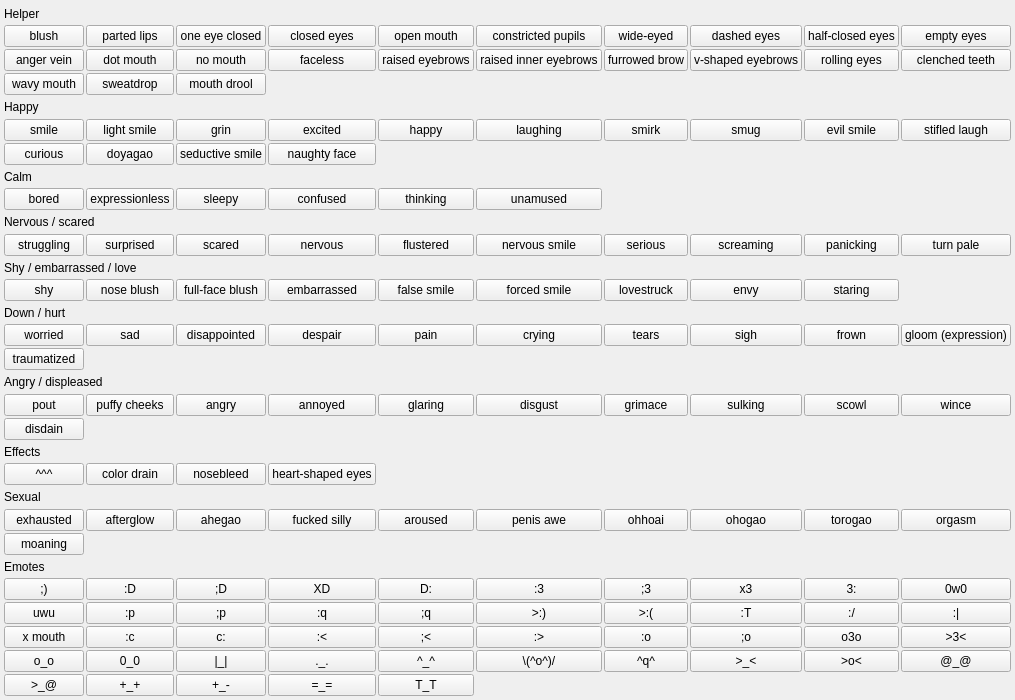
<?xml version="1.0" encoding="UTF-8"?>
<ui version="4.0">
 <class>faces_menu</class>
 <widget class="QWidget" name="faces_menu">
  <property name="geometry">
   <rect><x>0</x><y>0</y><width>240</width><height>700</height></rect>
  </property>
  <layout class="QGridLayout" name="grid">
   <property name="leftMargin"><number>4</number></property>
   <property name="topMargin"><number>4</number></property>
   <property name="rightMargin"><number>4</number></property>
   <property name="bottomMargin"><number>4</number></property>
   <property name="horizontalSpacing"><number>2</number></property>
   <property name="verticalSpacing"><number>2</number></property>
   <item row="0" column="0" colspan="10">
    <widget class="QLabel" name="lbl_group_0">
     <property name="type" stdset="0"><string>menuGroup</string></property>
     <property name="text"><string>Helper</string></property>
    </widget>
   </item>
   <item row="1" column="0">
    <widget class="QPushButton" name="chk_blush">
     <property name="checkable"><bool>true</bool></property>
     <property name="text"><string>blush</string></property>
     <property name="tags" stdset="0"><string>blush</string></property>
    </widget>
   </item>
   <item row="1" column="1">
    <widget class="QPushButton" name="chk_parted_lips">
     <property name="checkable"><bool>true</bool></property>
     <property name="text"><string>parted lips</string></property>
     <property name="tags" stdset="0"><string>parted lips</string></property>
    </widget>
   </item>
   <item row="1" column="2">
    <widget class="QPushButton" name="chk_one_eye_closed">
     <property name="checkable"><bool>true</bool></property>
     <property name="text"><string>one eye closed</string></property>
     <property name="tags" stdset="0"><string>one eye closed</string></property>
    </widget>
   </item>
   <item row="1" column="3">
    <widget class="QPushButton" name="chk_closed_eyes">
     <property name="checkable"><bool>true</bool></property>
     <property name="text"><string>closed eyes</string></property>
     <property name="tags" stdset="0"><string>closed eyes</string></property>
    </widget>
   </item>
   <item row="1" column="4">
    <widget class="QPushButton" name="chk_open_mouth">
     <property name="checkable"><bool>true</bool></property>
     <property name="text"><string>open mouth</string></property>
     <property name="tags" stdset="0"><string>open mouth</string></property>
    </widget>
   </item>
   <item row="1" column="5">
    <widget class="QPushButton" name="chk_constricted_pupils">
     <property name="checkable"><bool>true</bool></property>
     <property name="text"><string>constricted pupils</string></property>
     <property name="tags" stdset="0"><string>constricted pupils</string></property>
    </widget>
   </item>
   <item row="1" column="6">
    <widget class="QPushButton" name="chk_wide_eyed">
     <property name="checkable"><bool>true</bool></property>
     <property name="text"><string>wide-eyed</string></property>
     <property name="tags" stdset="0"><string>wide-eyed</string></property>
    </widget>
   </item>
   <item row="1" column="7">
    <widget class="QPushButton" name="chk_dashed_eyes">
     <property name="checkable"><bool>true</bool></property>
     <property name="text"><string>dashed eyes</string></property>
     <property name="tags" stdset="0"><string>dashed eyes</string></property>
    </widget>
   </item>
   <item row="1" column="8">
    <widget class="QPushButton" name="chk_half_closed_eyes">
     <property name="checkable"><bool>true</bool></property>
     <property name="text"><string>half-closed eyes</string></property>
     <property name="tags" stdset="0"><string>half-closed eyes</string></property>
    </widget>
   </item>
   <item row="1" column="9">
    <widget class="QPushButton" name="chk_empty_eyes">
     <property name="checkable"><bool>true</bool></property>
     <property name="text"><string>empty eyes</string></property>
     <property name="tags" stdset="0"><string>empty eyes</string></property>
    </widget>
   </item>
   <item row="2" column="0">
    <widget class="QPushButton" name="chk_anger_vein">
     <property name="checkable"><bool>true</bool></property>
     <property name="text"><string>anger vein</string></property>
     <property name="tags" stdset="0"><string>anger vein</string></property>
    </widget>
   </item>
   <item row="2" column="1">
    <widget class="QPushButton" name="chk_dot_mouth">
     <property name="checkable"><bool>true</bool></property>
     <property name="text"><string>dot mouth</string></property>
     <property name="tags" stdset="0"><string>dot mouth</string></property>
    </widget>
   </item>
   <item row="2" column="2">
    <widget class="QPushButton" name="chk_no_mouth">
     <property name="checkable"><bool>true</bool></property>
     <property name="text"><string>no mouth</string></property>
     <property name="tags" stdset="0"><string>no mouth</string></property>
    </widget>
   </item>
   <item row="2" column="3">
    <widget class="QPushButton" name="chk_faceless">
     <property name="checkable"><bool>true</bool></property>
     <property name="text"><string>faceless</string></property>
     <property name="tags" stdset="0"><string>faceless</string></property>
    </widget>
   </item>
   <item row="2" column="4">
    <widget class="QPushButton" name="chk_raised_eyebrows">
     <property name="checkable"><bool>true</bool></property>
     <property name="text"><string>raised eyebrows</string></property>
     <property name="tags" stdset="0"><string>raised eyebrows</string></property>
    </widget>
   </item>
   <item row="2" column="5">
    <widget class="QPushButton" name="chk_raised_inner_eyebrows">
     <property name="checkable"><bool>true</bool></property>
     <property name="text"><string>raised inner eyebrows</string></property>
     <property name="tags" stdset="0"><string>raised inner eyebrows</string></property>
    </widget>
   </item>
   <item row="2" column="6">
    <widget class="QPushButton" name="chk_furrowed_brow">
     <property name="checkable"><bool>true</bool></property>
     <property name="text"><string>furrowed brow</string></property>
     <property name="tags" stdset="0"><string>furrowed brow</string></property>
    </widget>
   </item>
   <item row="2" column="7">
    <widget class="QPushButton" name="chk_v_shaped_eyebrows">
     <property name="checkable"><bool>true</bool></property>
     <property name="text"><string>v-shaped eyebrows</string></property>
     <property name="tags" stdset="0"><string>v-shaped eyebrows</string></property>
    </widget>
   </item>
   <item row="2" column="8">
    <widget class="QPushButton" name="chk_rolling_eyes">
     <property name="checkable"><bool>true</bool></property>
     <property name="text"><string>rolling eyes</string></property>
     <property name="tags" stdset="0"><string>rolling eyes</string></property>
    </widget>
   </item>
   <item row="2" column="9">
    <widget class="QPushButton" name="chk_clenched_teeth">
     <property name="checkable"><bool>true</bool></property>
     <property name="text"><string>clenched teeth</string></property>
     <property name="tags" stdset="0"><string>clenched teeth</string></property>
    </widget>
   </item>
   <item row="3" column="0">
    <widget class="QPushButton" name="chk_wavy_mouth">
     <property name="checkable"><bool>true</bool></property>
     <property name="text"><string>wavy mouth</string></property>
     <property name="tags" stdset="0"><string>wavy mouth</string></property>
    </widget>
   </item>
   <item row="3" column="1">
    <widget class="QPushButton" name="chk_sweatdrop">
     <property name="checkable"><bool>true</bool></property>
     <property name="text"><string>sweatdrop</string></property>
     <property name="tags" stdset="0"><string>sweatdrop</string></property>
    </widget>
   </item>
   <item row="3" column="2">
    <widget class="QPushButton" name="chk_mouth_drool">
     <property name="checkable"><bool>true</bool></property>
     <property name="text"><string>mouth drool</string></property>
     <property name="tags" stdset="0"><string>mouth drool</string></property>
    </widget>
   </item>
   <item row="4" column="0" colspan="10">
    <widget class="QLabel" name="lbl_group_4">
     <property name="type" stdset="0"><string>menuGroup</string></property>
     <property name="text"><string>Happy</string></property>
    </widget>
   </item>
   <item row="5" column="0">
    <widget class="QPushButton" name="chk_smile">
     <property name="checkable"><bool>true</bool></property>
     <property name="text"><string>smile</string></property>
     <property name="tags" stdset="0"><string>smile</string></property>
    </widget>
   </item>
   <item row="5" column="1">
    <widget class="QPushButton" name="chk_light_smile">
     <property name="checkable"><bool>true</bool></property>
     <property name="text"><string>light smile</string></property>
     <property name="tags" stdset="0"><string>light smile</string></property>
    </widget>
   </item>
   <item row="5" column="2">
    <widget class="QPushButton" name="chk_grin">
     <property name="checkable"><bool>true</bool></property>
     <property name="text"><string>grin</string></property>
     <property name="tags" stdset="0"><string>grin</string></property>
    </widget>
   </item>
   <item row="5" column="3">
    <widget class="QPushButton" name="chk_excited">
     <property name="checkable"><bool>true</bool></property>
     <property name="text"><string>excited</string></property>
     <property name="tags" stdset="0"><string>excited</string></property>
    </widget>
   </item>
   <item row="5" column="4">
    <widget class="QPushButton" name="chk_happy">
     <property name="checkable"><bool>true</bool></property>
     <property name="text"><string>happy</string></property>
     <property name="tags" stdset="0"><string>happy</string></property>
    </widget>
   </item>
   <item row="5" column="5">
    <widget class="QPushButton" name="chk_laughing">
     <property name="checkable"><bool>true</bool></property>
     <property name="text"><string>laughing</string></property>
     <property name="tags" stdset="0"><string>laughing</string></property>
    </widget>
   </item>
   <item row="5" column="6">
    <widget class="QPushButton" name="chk_smirk">
     <property name="checkable"><bool>true</bool></property>
     <property name="text"><string>smirk</string></property>
     <property name="tags" stdset="0"><string>smirk</string></property>
    </widget>
   </item>
   <item row="5" column="7">
    <widget class="QPushButton" name="chk_smug">
     <property name="checkable"><bool>true</bool></property>
     <property name="text"><string>smug</string></property>
     <property name="tags" stdset="0"><string>smug</string></property>
    </widget>
   </item>
   <item row="5" column="8">
    <widget class="QPushButton" name="chk_evil_smile">
     <property name="checkable"><bool>true</bool></property>
     <property name="text"><string>evil smile</string></property>
     <property name="tags" stdset="0"><string>evil smile</string></property>
    </widget>
   </item>
   <item row="5" column="9">
    <widget class="QPushButton" name="chk_stifled_laugh">
     <property name="checkable"><bool>true</bool></property>
     <property name="text"><string>stifled laugh</string></property>
     <property name="tags" stdset="0"><string>stifled laugh</string></property>
    </widget>
   </item>
   <item row="6" column="0">
    <widget class="QPushButton" name="chk_curious">
     <property name="checkable"><bool>true</bool></property>
     <property name="text"><string>curious</string></property>
     <property name="tags" stdset="0"><string>curious</string></property>
    </widget>
   </item>
   <item row="6" column="1">
    <widget class="QPushButton" name="chk_doyagao">
     <property name="checkable"><bool>true</bool></property>
     <property name="text"><string>doyagao</string></property>
     <property name="tags" stdset="0"><string>doyagao</string></property>
    </widget>
   </item>
   <item row="6" column="2">
    <widget class="QPushButton" name="chk_seductive_smile">
     <property name="checkable"><bool>true</bool></property>
     <property name="text"><string>seductive smile</string></property>
     <property name="tags" stdset="0"><string>seductive smile</string></property>
    </widget>
   </item>
   <item row="6" column="3">
    <widget class="QPushButton" name="chk_naughty_face">
     <property name="checkable"><bool>true</bool></property>
     <property name="text"><string>naughty face</string></property>
     <property name="tags" stdset="0"><string>naughty face</string></property>
    </widget>
   </item>
   <item row="7" column="0" colspan="10">
    <widget class="QLabel" name="lbl_group_7">
     <property name="type" stdset="0"><string>menuGroup</string></property>
     <property name="text"><string>Calm</string></property>
    </widget>
   </item>
   <item row="8" column="0">
    <widget class="QPushButton" name="chk_bored">
     <property name="checkable"><bool>true</bool></property>
     <property name="text"><string>bored</string></property>
     <property name="tags" stdset="0"><string>bored</string></property>
    </widget>
   </item>
   <item row="8" column="1">
    <widget class="QPushButton" name="chk_expressionless">
     <property name="checkable"><bool>true</bool></property>
     <property name="text"><string>expressionless</string></property>
     <property name="tags" stdset="0"><string>expressionless</string></property>
    </widget>
   </item>
   <item row="8" column="2">
    <widget class="QPushButton" name="chk_sleepy">
     <property name="checkable"><bool>true</bool></property>
     <property name="text"><string>sleepy</string></property>
     <property name="tags" stdset="0"><string>sleepy</string></property>
    </widget>
   </item>
   <item row="8" column="3">
    <widget class="QPushButton" name="chk_confused">
     <property name="checkable"><bool>true</bool></property>
     <property name="text"><string>confused</string></property>
     <property name="tags" stdset="0"><string>confused</string></property>
    </widget>
   </item>
   <item row="8" column="4">
    <widget class="QPushButton" name="chk_thinking">
     <property name="checkable"><bool>true</bool></property>
     <property name="text"><string>thinking</string></property>
     <property name="tags" stdset="0"><string>thinking</string></property>
    </widget>
   </item>
   <item row="8" column="5">
    <widget class="QPushButton" name="chk_unamused">
     <property name="checkable"><bool>true</bool></property>
     <property name="text"><string>unamused</string></property>
     <property name="tags" stdset="0"><string>unamused</string></property>
    </widget>
   </item>
   <item row="9" column="0" colspan="10">
    <widget class="QLabel" name="lbl_group_9">
     <property name="type" stdset="0"><string>menuGroup</string></property>
     <property name="text"><string>Nervous / scared</string></property>
    </widget>
   </item>
   <item row="10" column="0">
    <widget class="QPushButton" name="chk_struggling">
     <property name="checkable"><bool>true</bool></property>
     <property name="text"><string>struggling</string></property>
     <property name="tags" stdset="0"><string>struggling</string></property>
    </widget>
   </item>
   <item row="10" column="1">
    <widget class="QPushButton" name="chk_surprised">
     <property name="checkable"><bool>true</bool></property>
     <property name="text"><string>surprised</string></property>
     <property name="tags" stdset="0"><string>surprised</string></property>
    </widget>
   </item>
   <item row="10" column="2">
    <widget class="QPushButton" name="chk_scared">
     <property name="checkable"><bool>true</bool></property>
     <property name="text"><string>scared</string></property>
     <property name="tags" stdset="0"><string>scared</string></property>
    </widget>
   </item>
   <item row="10" column="3">
    <widget class="QPushButton" name="chk_nervous">
     <property name="checkable"><bool>true</bool></property>
     <property name="text"><string>nervous</string></property>
     <property name="tags" stdset="0"><string>nervous</string></property>
    </widget>
   </item>
   <item row="10" column="4">
    <widget class="QPushButton" name="chk_flustered">
     <property name="checkable"><bool>true</bool></property>
     <property name="text"><string>flustered</string></property>
     <property name="tags" stdset="0"><string>flustered</string></property>
    </widget>
   </item>
   <item row="10" column="5">
    <widget class="QPushButton" name="chk_nervous_smile">
     <property name="checkable"><bool>true</bool></property>
     <property name="text"><string>nervous smile</string></property>
     <property name="tags" stdset="0"><string>nervous smile</string></property>
    </widget>
   </item>
   <item row="10" column="6">
    <widget class="QPushButton" name="chk_serious">
     <property name="checkable"><bool>true</bool></property>
     <property name="text"><string>serious</string></property>
     <property name="tags" stdset="0"><string>serious</string></property>
    </widget>
   </item>
   <item row="10" column="7">
    <widget class="QPushButton" name="chk_screaming">
     <property name="checkable"><bool>true</bool></property>
     <property name="text"><string>screaming</string></property>
     <property name="tags" stdset="0"><string>screaming</string></property>
    </widget>
   </item>
   <item row="10" column="8">
    <widget class="QPushButton" name="chk_panicking">
     <property name="checkable"><bool>true</bool></property>
     <property name="text"><string>panicking</string></property>
     <property name="tags" stdset="0"><string>panicking</string></property>
    </widget>
   </item>
   <item row="10" column="9">
    <widget class="QPushButton" name="chk_turn_pale">
     <property name="checkable"><bool>true</bool></property>
     <property name="text"><string>turn pale</string></property>
     <property name="tags" stdset="0"><string>turn pale</string></property>
    </widget>
   </item>
   <item row="11" column="0" colspan="10">
    <widget class="QLabel" name="lbl_group_11">
     <property name="type" stdset="0"><string>menuGroup</string></property>
     <property name="text"><string>Shy / embarrassed / love</string></property>
    </widget>
   </item>
   <item row="12" column="0">
    <widget class="QPushButton" name="chk_shy">
     <property name="checkable"><bool>true</bool></property>
     <property name="text"><string>shy</string></property>
     <property name="tags" stdset="0"><string>shy</string></property>
    </widget>
   </item>
   <item row="12" column="1">
    <widget class="QPushButton" name="chk_nose_blush">
     <property name="checkable"><bool>true</bool></property>
     <property name="text"><string>nose blush</string></property>
     <property name="tags" stdset="0"><string>nose blush</string></property>
    </widget>
   </item>
   <item row="12" column="2">
    <widget class="QPushButton" name="chk_full_face_blush">
     <property name="checkable"><bool>true</bool></property>
     <property name="text"><string>full-face blush</string></property>
     <property name="tags" stdset="0"><string>full-face blush</string></property>
    </widget>
   </item>
   <item row="12" column="3">
    <widget class="QPushButton" name="chk_embarrassed">
     <property name="checkable"><bool>true</bool></property>
     <property name="text"><string>embarrassed</string></property>
     <property name="tags" stdset="0"><string>embarrassed</string></property>
    </widget>
   </item>
   <item row="12" column="4">
    <widget class="QPushButton" name="chk_false_smile">
     <property name="checkable"><bool>true</bool></property>
     <property name="text"><string>false smile</string></property>
     <property name="tags" stdset="0"><string>false smile</string></property>
    </widget>
   </item>
   <item row="12" column="5">
    <widget class="QPushButton" name="chk_forced_smile">
     <property name="checkable"><bool>true</bool></property>
     <property name="text"><string>forced smile</string></property>
     <property name="tags" stdset="0"><string>forced smile</string></property>
    </widget>
   </item>
   <item row="12" column="6">
    <widget class="QPushButton" name="chk_lovestruck">
     <property name="checkable"><bool>true</bool></property>
     <property name="text"><string>lovestruck</string></property>
     <property name="tags" stdset="0"><string>lovestruck</string></property>
    </widget>
   </item>
   <item row="12" column="7">
    <widget class="QPushButton" name="chk_envy">
     <property name="checkable"><bool>true</bool></property>
     <property name="text"><string>envy</string></property>
     <property name="tags" stdset="0"><string>envy</string></property>
    </widget>
   </item>
   <item row="12" column="8">
    <widget class="QPushButton" name="chk_staring">
     <property name="checkable"><bool>true</bool></property>
     <property name="text"><string>staring</string></property>
     <property name="tags" stdset="0"><string>staring</string></property>
    </widget>
   </item>
   <item row="13" column="0" colspan="10">
    <widget class="QLabel" name="lbl_group_13">
     <property name="type" stdset="0"><string>menuGroup</string></property>
     <property name="text"><string>Down / hurt</string></property>
    </widget>
   </item>
   <item row="14" column="0">
    <widget class="QPushButton" name="chk_worried">
     <property name="checkable"><bool>true</bool></property>
     <property name="text"><string>worried</string></property>
     <property name="tags" stdset="0"><string>worried</string></property>
    </widget>
   </item>
   <item row="14" column="1">
    <widget class="QPushButton" name="chk_sad">
     <property name="checkable"><bool>true</bool></property>
     <property name="text"><string>sad</string></property>
     <property name="tags" stdset="0"><string>sad</string></property>
    </widget>
   </item>
   <item row="14" column="2">
    <widget class="QPushButton" name="chk_disappointed">
     <property name="checkable"><bool>true</bool></property>
     <property name="text"><string>disappointed</string></property>
     <property name="tags" stdset="0"><string>disappointed</string></property>
    </widget>
   </item>
   <item row="14" column="3">
    <widget class="QPushButton" name="chk_despair">
     <property name="checkable"><bool>true</bool></property>
     <property name="text"><string>despair</string></property>
     <property name="tags" stdset="0"><string>despair</string></property>
    </widget>
   </item>
   <item row="14" column="4">
    <widget class="QPushButton" name="chk_pain">
     <property name="checkable"><bool>true</bool></property>
     <property name="text"><string>pain</string></property>
     <property name="tags" stdset="0"><string>pain</string></property>
    </widget>
   </item>
   <item row="14" column="5">
    <widget class="QPushButton" name="chk_crying">
     <property name="checkable"><bool>true</bool></property>
     <property name="text"><string>crying</string></property>
     <property name="tags" stdset="0"><string>crying</string></property>
    </widget>
   </item>
   <item row="14" column="6">
    <widget class="QPushButton" name="chk_tears">
     <property name="checkable"><bool>true</bool></property>
     <property name="text"><string>tears</string></property>
     <property name="tags" stdset="0"><string>tears</string></property>
    </widget>
   </item>
   <item row="14" column="7">
    <widget class="QPushButton" name="chk_sigh">
     <property name="checkable"><bool>true</bool></property>
     <property name="text"><string>sigh</string></property>
     <property name="tags" stdset="0"><string>sigh</string></property>
    </widget>
   </item>
   <item row="14" column="8">
    <widget class="QPushButton" name="chk_frown">
     <property name="checkable"><bool>true</bool></property>
     <property name="text"><string>frown</string></property>
     <property name="tags" stdset="0"><string>frown</string></property>
    </widget>
   </item>
   <item row="14" column="9">
    <widget class="QPushButton" name="chk_gloom_expression">
     <property name="checkable"><bool>true</bool></property>
     <property name="text"><string>gloom (expression)</string></property>
     <property name="tags" stdset="0"><string>gloom (expression)</string></property>
    </widget>
   </item>
   <item row="15" column="0">
    <widget class="QPushButton" name="chk_traumatized">
     <property name="checkable"><bool>true</bool></property>
     <property name="text"><string>traumatized</string></property>
     <property name="tags" stdset="0"><string>traumatized</string></property>
    </widget>
   </item>
   <item row="16" column="0" colspan="10">
    <widget class="QLabel" name="lbl_group_16">
     <property name="type" stdset="0"><string>menuGroup</string></property>
     <property name="text"><string>Angry / displeased</string></property>
    </widget>
   </item>
   <item row="17" column="0">
    <widget class="QPushButton" name="chk_pout">
     <property name="checkable"><bool>true</bool></property>
     <property name="text"><string>pout</string></property>
     <property name="tags" stdset="0"><string>pout</string></property>
    </widget>
   </item>
   <item row="17" column="1">
    <widget class="QPushButton" name="chk_puffy_cheeks">
     <property name="checkable"><bool>true</bool></property>
     <property name="text"><string>puffy cheeks</string></property>
     <property name="tags" stdset="0"><string>puffy cheeks</string></property>
    </widget>
   </item>
   <item row="17" column="2">
    <widget class="QPushButton" name="chk_angry">
     <property name="checkable"><bool>true</bool></property>
     <property name="text"><string>angry</string></property>
     <property name="tags" stdset="0"><string>angry</string></property>
    </widget>
   </item>
   <item row="17" column="3">
    <widget class="QPushButton" name="chk_annoyed">
     <property name="checkable"><bool>true</bool></property>
     <property name="text"><string>annoyed</string></property>
     <property name="tags" stdset="0"><string>annoyed</string></property>
    </widget>
   </item>
   <item row="17" column="4">
    <widget class="QPushButton" name="chk_glaring">
     <property name="checkable"><bool>true</bool></property>
     <property name="text"><string>glaring</string></property>
     <property name="tags" stdset="0"><string>glaring</string></property>
    </widget>
   </item>
   <item row="17" column="5">
    <widget class="QPushButton" name="chk_disgust">
     <property name="checkable"><bool>true</bool></property>
     <property name="text"><string>disgust</string></property>
     <property name="tags" stdset="0"><string>disgust</string></property>
    </widget>
   </item>
   <item row="17" column="6">
    <widget class="QPushButton" name="chk_grimace">
     <property name="checkable"><bool>true</bool></property>
     <property name="text"><string>grimace</string></property>
     <property name="tags" stdset="0"><string>grimace</string></property>
    </widget>
   </item>
   <item row="17" column="7">
    <widget class="QPushButton" name="chk_sulking">
     <property name="checkable"><bool>true</bool></property>
     <property name="text"><string>sulking</string></property>
     <property name="tags" stdset="0"><string>sulking</string></property>
    </widget>
   </item>
   <item row="17" column="8">
    <widget class="QPushButton" name="chk_scowl">
     <property name="checkable"><bool>true</bool></property>
     <property name="text"><string>scowl</string></property>
     <property name="tags" stdset="0"><string>scowl</string></property>
    </widget>
   </item>
   <item row="17" column="9">
    <widget class="QPushButton" name="chk_wince">
     <property name="checkable"><bool>true</bool></property>
     <property name="text"><string>wince</string></property>
     <property name="tags" stdset="0"><string>wince</string></property>
    </widget>
   </item>
   <item row="18" column="0">
    <widget class="QPushButton" name="chk_disdain">
     <property name="checkable"><bool>true</bool></property>
     <property name="text"><string>disdain</string></property>
     <property name="tags" stdset="0"><string>disdain</string></property>
    </widget>
   </item>
   <item row="19" column="0" colspan="10">
    <widget class="QLabel" name="lbl_group_19">
     <property name="type" stdset="0"><string>menuGroup</string></property>
     <property name="text"><string>Effects</string></property>
    </widget>
   </item>
   <item row="20" column="0">
    <widget class="QPushButton" name="chk_emote">
     <property name="checkable"><bool>true</bool></property>
     <property name="text"><string>^^^</string></property>
     <property name="tags" stdset="0"><string>^^^</string></property>
    </widget>
   </item>
   <item row="20" column="1">
    <widget class="QPushButton" name="chk_color_drain">
     <property name="checkable"><bool>true</bool></property>
     <property name="text"><string>color drain</string></property>
     <property name="tags" stdset="0"><string>color drain</string></property>
    </widget>
   </item>
   <item row="20" column="2">
    <widget class="QPushButton" name="chk_nosebleed">
     <property name="checkable"><bool>true</bool></property>
     <property name="text"><string>nosebleed</string></property>
     <property name="tags" stdset="0"><string>nosebleed</string></property>
    </widget>
   </item>
   <item row="20" column="3">
    <widget class="QPushButton" name="chk_heart_shaped_eyes">
     <property name="checkable"><bool>true</bool></property>
     <property name="text"><string>heart-shaped eyes</string></property>
     <property name="tags" stdset="0"><string>heart-shaped eyes</string></property>
    </widget>
   </item>
   <item row="21" column="0" colspan="10">
    <widget class="QLabel" name="lbl_group_21">
     <property name="type" stdset="0"><string>menuGroup</string></property>
     <property name="text"><string>Sexual</string></property>
    </widget>
   </item>
   <item row="22" column="0">
    <widget class="QPushButton" name="chk_exhausted">
     <property name="checkable"><bool>true</bool></property>
     <property name="text"><string>exhausted</string></property>
     <property name="tags" stdset="0"><string>exhausted</string></property>
    </widget>
   </item>
   <item row="22" column="1">
    <widget class="QPushButton" name="chk_afterglow">
     <property name="checkable"><bool>true</bool></property>
     <property name="text"><string>afterglow</string></property>
     <property name="tags" stdset="0"><string>afterglow</string></property>
    </widget>
   </item>
   <item row="22" column="2">
    <widget class="QPushButton" name="chk_ahegao">
     <property name="checkable"><bool>true</bool></property>
     <property name="text"><string>ahegao</string></property>
     <property name="tags" stdset="0"><string>ahegao</string></property>
    </widget>
   </item>
   <item row="22" column="3">
    <widget class="QPushButton" name="chk_fucked_silly">
     <property name="checkable"><bool>true</bool></property>
     <property name="text"><string>fucked silly</string></property>
     <property name="tags" stdset="0"><string>fucked silly</string></property>
    </widget>
   </item>
   <item row="22" column="4">
    <widget class="QPushButton" name="chk_aroused">
     <property name="checkable"><bool>true</bool></property>
     <property name="text"><string>aroused</string></property>
     <property name="tags" stdset="0"><string>aroused</string></property>
    </widget>
   </item>
   <item row="22" column="5">
    <widget class="QPushButton" name="chk_penis_awe">
     <property name="checkable"><bool>true</bool></property>
     <property name="text"><string>penis awe</string></property>
     <property name="tags" stdset="0"><string>penis awe</string></property>
    </widget>
   </item>
   <item row="22" column="6">
    <widget class="QPushButton" name="chk_ohhoai">
     <property name="checkable"><bool>true</bool></property>
     <property name="text"><string>ohhoai</string></property>
     <property name="tags" stdset="0"><string>ohhoai</string></property>
    </widget>
   </item>
   <item row="22" column="7">
    <widget class="QPushButton" name="chk_ohogao">
     <property name="checkable"><bool>true</bool></property>
     <property name="text"><string>ohogao</string></property>
     <property name="tags" stdset="0"><string>ohogao</string></property>
    </widget>
   </item>
   <item row="22" column="8">
    <widget class="QPushButton" name="chk_torogao">
     <property name="checkable"><bool>true</bool></property>
     <property name="text"><string>torogao</string></property>
     <property name="tags" stdset="0"><string>torogao</string></property>
    </widget>
   </item>
   <item row="22" column="9">
    <widget class="QPushButton" name="chk_orgasm">
     <property name="checkable"><bool>true</bool></property>
     <property name="text"><string>orgasm</string></property>
     <property name="tags" stdset="0"><string>orgasm</string></property>
    </widget>
   </item>
   <item row="23" column="0">
    <widget class="QPushButton" name="chk_moaning">
     <property name="checkable"><bool>true</bool></property>
     <property name="text"><string>moaning</string></property>
     <property name="tags" stdset="0"><string>moaning</string></property>
    </widget>
   </item>
   <item row="24" column="0" colspan="10">
    <widget class="QLabel" name="lbl_group_24">
     <property name="type" stdset="0"><string>menuGroup</string></property>
     <property name="text"><string>Emotes</string></property>
    </widget>
   </item>
   <item row="25" column="0">
    <widget class="QPushButton" name="chk_emote_2">
     <property name="checkable"><bool>true</bool></property>
     <property name="text"><string>;)</string></property>
     <property name="tags" stdset="0"><string>;)</string></property>
    </widget>
   </item>
   <item row="25" column="1">
    <widget class="QPushButton" name="chk_d">
     <property name="checkable"><bool>true</bool></property>
     <property name="text"><string>:D</string></property>
     <property name="tags" stdset="0"><string>:D</string></property>
    </widget>
   </item>
   <item row="25" column="2">
    <widget class="QPushButton" name="chk_d_2">
     <property name="checkable"><bool>true</bool></property>
     <property name="text"><string>;D</string></property>
     <property name="tags" stdset="0"><string>;D</string></property>
    </widget>
   </item>
   <item row="25" column="3">
    <widget class="QPushButton" name="chk_xd">
     <property name="checkable"><bool>true</bool></property>
     <property name="text"><string>XD</string></property>
     <property name="tags" stdset="0"><string>XD</string></property>
    </widget>
   </item>
   <item row="25" column="4">
    <widget class="QPushButton" name="chk_d_3">
     <property name="checkable"><bool>true</bool></property>
     <property name="text"><string>D:</string></property>
     <property name="tags" stdset="0"><string>D:</string></property>
    </widget>
   </item>
   <item row="25" column="5">
    <widget class="QPushButton" name="chk_3">
     <property name="checkable"><bool>true</bool></property>
     <property name="text"><string>:3</string></property>
     <property name="tags" stdset="0"><string>:3</string></property>
    </widget>
   </item>
   <item row="25" column="6">
    <widget class="QPushButton" name="chk_3_2">
     <property name="checkable"><bool>true</bool></property>
     <property name="text"><string>;3</string></property>
     <property name="tags" stdset="0"><string>;3</string></property>
    </widget>
   </item>
   <item row="25" column="7">
    <widget class="QPushButton" name="chk_x3">
     <property name="checkable"><bool>true</bool></property>
     <property name="text"><string>x3</string></property>
     <property name="tags" stdset="0"><string>x3</string></property>
    </widget>
   </item>
   <item row="25" column="8">
    <widget class="QPushButton" name="chk_3_3">
     <property name="checkable"><bool>true</bool></property>
     <property name="text"><string>3:</string></property>
     <property name="tags" stdset="0"><string>3:</string></property>
    </widget>
   </item>
   <item row="25" column="9">
    <widget class="QPushButton" name="chk_0w0">
     <property name="checkable"><bool>true</bool></property>
     <property name="text"><string>0w0</string></property>
     <property name="tags" stdset="0"><string>0w0</string></property>
    </widget>
   </item>
   <item row="26" column="0">
    <widget class="QPushButton" name="chk_uwu">
     <property name="checkable"><bool>true</bool></property>
     <property name="text"><string>uwu</string></property>
     <property name="tags" stdset="0"><string>uwu</string></property>
    </widget>
   </item>
   <item row="26" column="1">
    <widget class="QPushButton" name="chk_p">
     <property name="checkable"><bool>true</bool></property>
     <property name="text"><string>:p</string></property>
     <property name="tags" stdset="0"><string>:p</string></property>
    </widget>
   </item>
   <item row="26" column="2">
    <widget class="QPushButton" name="chk_p_2">
     <property name="checkable"><bool>true</bool></property>
     <property name="text"><string>;p</string></property>
     <property name="tags" stdset="0"><string>;p</string></property>
    </widget>
   </item>
   <item row="26" column="3">
    <widget class="QPushButton" name="chk_q">
     <property name="checkable"><bool>true</bool></property>
     <property name="text"><string>:q</string></property>
     <property name="tags" stdset="0"><string>:q</string></property>
    </widget>
   </item>
   <item row="26" column="4">
    <widget class="QPushButton" name="chk_q_2">
     <property name="checkable"><bool>true</bool></property>
     <property name="text"><string>;q</string></property>
     <property name="tags" stdset="0"><string>;q</string></property>
    </widget>
   </item>
   <item row="26" column="5">
    <widget class="QPushButton" name="chk_emote_3">
     <property name="checkable"><bool>true</bool></property>
     <property name="text"><string>&gt;:)</string></property>
     <property name="tags" stdset="0"><string>&gt;:)</string></property>
    </widget>
   </item>
   <item row="26" column="6">
    <widget class="QPushButton" name="chk_emote_4">
     <property name="checkable"><bool>true</bool></property>
     <property name="text"><string>&gt;:(</string></property>
     <property name="tags" stdset="0"><string>&gt;:(</string></property>
    </widget>
   </item>
   <item row="26" column="7">
    <widget class="QPushButton" name="chk_t">
     <property name="checkable"><bool>true</bool></property>
     <property name="text"><string>:T</string></property>
     <property name="tags" stdset="0"><string>:T</string></property>
    </widget>
   </item>
   <item row="26" column="8">
    <widget class="QPushButton" name="chk_emote_5">
     <property name="checkable"><bool>true</bool></property>
     <property name="text"><string>:/</string></property>
     <property name="tags" stdset="0"><string>:/</string></property>
    </widget>
   </item>
   <item row="26" column="9">
    <widget class="QPushButton" name="chk_emote_6">
     <property name="checkable"><bool>true</bool></property>
     <property name="text"><string>:|</string></property>
     <property name="tags" stdset="0"><string>:|</string></property>
    </widget>
   </item>
   <item row="27" column="0">
    <widget class="QPushButton" name="chk_x_mouth">
     <property name="checkable"><bool>true</bool></property>
     <property name="text"><string>x mouth</string></property>
     <property name="tags" stdset="0"><string>x mouth</string></property>
    </widget>
   </item>
   <item row="27" column="1">
    <widget class="QPushButton" name="chk_c">
     <property name="checkable"><bool>true</bool></property>
     <property name="text"><string>:c</string></property>
     <property name="tags" stdset="0"><string>:c</string></property>
    </widget>
   </item>
   <item row="27" column="2">
    <widget class="QPushButton" name="chk_c_2">
     <property name="checkable"><bool>true</bool></property>
     <property name="text"><string>c:</string></property>
     <property name="tags" stdset="0"><string>c:</string></property>
    </widget>
   </item>
   <item row="27" column="3">
    <widget class="QPushButton" name="chk_emote_7">
     <property name="checkable"><bool>true</bool></property>
     <property name="text"><string>:&lt;</string></property>
     <property name="tags" stdset="0"><string>:&lt;</string></property>
    </widget>
   </item>
   <item row="27" column="4">
    <widget class="QPushButton" name="chk_emote_8">
     <property name="checkable"><bool>true</bool></property>
     <property name="text"><string>;&lt;</string></property>
     <property name="tags" stdset="0"><string>;&lt;</string></property>
    </widget>
   </item>
   <item row="27" column="5">
    <widget class="QPushButton" name="chk_emote_9">
     <property name="checkable"><bool>true</bool></property>
     <property name="text"><string>:&gt;</string></property>
     <property name="tags" stdset="0"><string>:&gt;</string></property>
    </widget>
   </item>
   <item row="27" column="6">
    <widget class="QPushButton" name="chk_o">
     <property name="checkable"><bool>true</bool></property>
     <property name="text"><string>:o</string></property>
     <property name="tags" stdset="0"><string>:o</string></property>
    </widget>
   </item>
   <item row="27" column="7">
    <widget class="QPushButton" name="chk_o_2">
     <property name="checkable"><bool>true</bool></property>
     <property name="text"><string>;o</string></property>
     <property name="tags" stdset="0"><string>;o</string></property>
    </widget>
   </item>
   <item row="27" column="8">
    <widget class="QPushButton" name="chk_o3o">
     <property name="checkable"><bool>true</bool></property>
     <property name="text"><string>o3o</string></property>
     <property name="tags" stdset="0"><string>o3o</string></property>
    </widget>
   </item>
   <item row="27" column="9">
    <widget class="QPushButton" name="chk_3_4">
     <property name="checkable"><bool>true</bool></property>
     <property name="text"><string>&gt;3&lt;</string></property>
     <property name="tags" stdset="0"><string>&gt;3&lt;</string></property>
    </widget>
   </item>
   <item row="28" column="0">
    <widget class="QPushButton" name="chk_o_o">
     <property name="checkable"><bool>true</bool></property>
     <property name="text"><string>o_o</string></property>
     <property name="tags" stdset="0"><string>o_o</string></property>
    </widget>
   </item>
   <item row="28" column="1">
    <widget class="QPushButton" name="chk_0_0">
     <property name="checkable"><bool>true</bool></property>
     <property name="text"><string>0_0</string></property>
     <property name="tags" stdset="0"><string>0_0</string></property>
    </widget>
   </item>
   <item row="28" column="2">
    <widget class="QPushButton" name="chk_emote_10">
     <property name="checkable"><bool>true</bool></property>
     <property name="text"><string>|_|</string></property>
     <property name="tags" stdset="0"><string>|_|</string></property>
    </widget>
   </item>
   <item row="28" column="3">
    <widget class="QPushButton" name="chk_emote_11">
     <property name="checkable"><bool>true</bool></property>
     <property name="text"><string>._.</string></property>
     <property name="tags" stdset="0"><string>._.</string></property>
    </widget>
   </item>
   <item row="28" column="4">
    <widget class="QPushButton" name="chk_emote_12">
     <property name="checkable"><bool>true</bool></property>
     <property name="text"><string>^_^</string></property>
     <property name="tags" stdset="0"><string>^_^</string></property>
    </widget>
   </item>
   <item row="28" column="5">
    <widget class="QPushButton" name="chk_o_3">
     <property name="checkable"><bool>true</bool></property>
     <property name="text"><string>\(^o^)/</string></property>
     <property name="tags" stdset="0"><string>\(^o^)/</string></property>
    </widget>
   </item>
   <item row="28" column="6">
    <widget class="QPushButton" name="chk_q_3">
     <property name="checkable"><bool>true</bool></property>
     <property name="text"><string>^q^</string></property>
     <property name="tags" stdset="0"><string>^q^</string></property>
    </widget>
   </item>
   <item row="28" column="7">
    <widget class="QPushButton" name="chk_emote_13">
     <property name="checkable"><bool>true</bool></property>
     <property name="text"><string>&gt;_&lt;</string></property>
     <property name="tags" stdset="0"><string>&gt;_&lt;</string></property>
    </widget>
   </item>
   <item row="28" column="8">
    <widget class="QPushButton" name="chk_o_4">
     <property name="checkable"><bool>true</bool></property>
     <property name="text"><string>&gt;o&lt;</string></property>
     <property name="tags" stdset="0"><string>&gt;o&lt;</string></property>
    </widget>
   </item>
   <item row="28" column="9">
    <widget class="QPushButton" name="chk_emote_14">
     <property name="checkable"><bool>true</bool></property>
     <property name="text"><string>@_@</string></property>
     <property name="tags" stdset="0"><string>@_@</string></property>
    </widget>
   </item>
   <item row="29" column="0">
    <widget class="QPushButton" name="chk_emote_15">
     <property name="checkable"><bool>true</bool></property>
     <property name="text"><string>&gt;_@</string></property>
     <property name="tags" stdset="0"><string>&gt;_@</string></property>
    </widget>
   </item>
   <item row="29" column="1">
    <widget class="QPushButton" name="chk_emote_16">
     <property name="checkable"><bool>true</bool></property>
     <property name="text"><string>+_+</string></property>
     <property name="tags" stdset="0"><string>+_+</string></property>
    </widget>
   </item>
   <item row="29" column="2">
    <widget class="QPushButton" name="chk_emote_17">
     <property name="checkable"><bool>true</bool></property>
     <property name="text"><string>+_-</string></property>
     <property name="tags" stdset="0"><string>+_-</string></property>
    </widget>
   </item>
   <item row="29" column="3">
    <widget class="QPushButton" name="chk_emote_18">
     <property name="checkable"><bool>true</bool></property>
     <property name="text"><string>=_=</string></property>
     <property name="tags" stdset="0"><string>=_=</string></property>
    </widget>
   </item>
   <item row="29" column="4">
    <widget class="QPushButton" name="chk_t_t">
     <property name="checkable"><bool>true</bool></property>
     <property name="text"><string>T_T</string></property>
     <property name="tags" stdset="0"><string>T_T</string></property>
    </widget>
   </item>
  </layout>
 </widget>
 <resources/>
 <connections/>
</ui>
